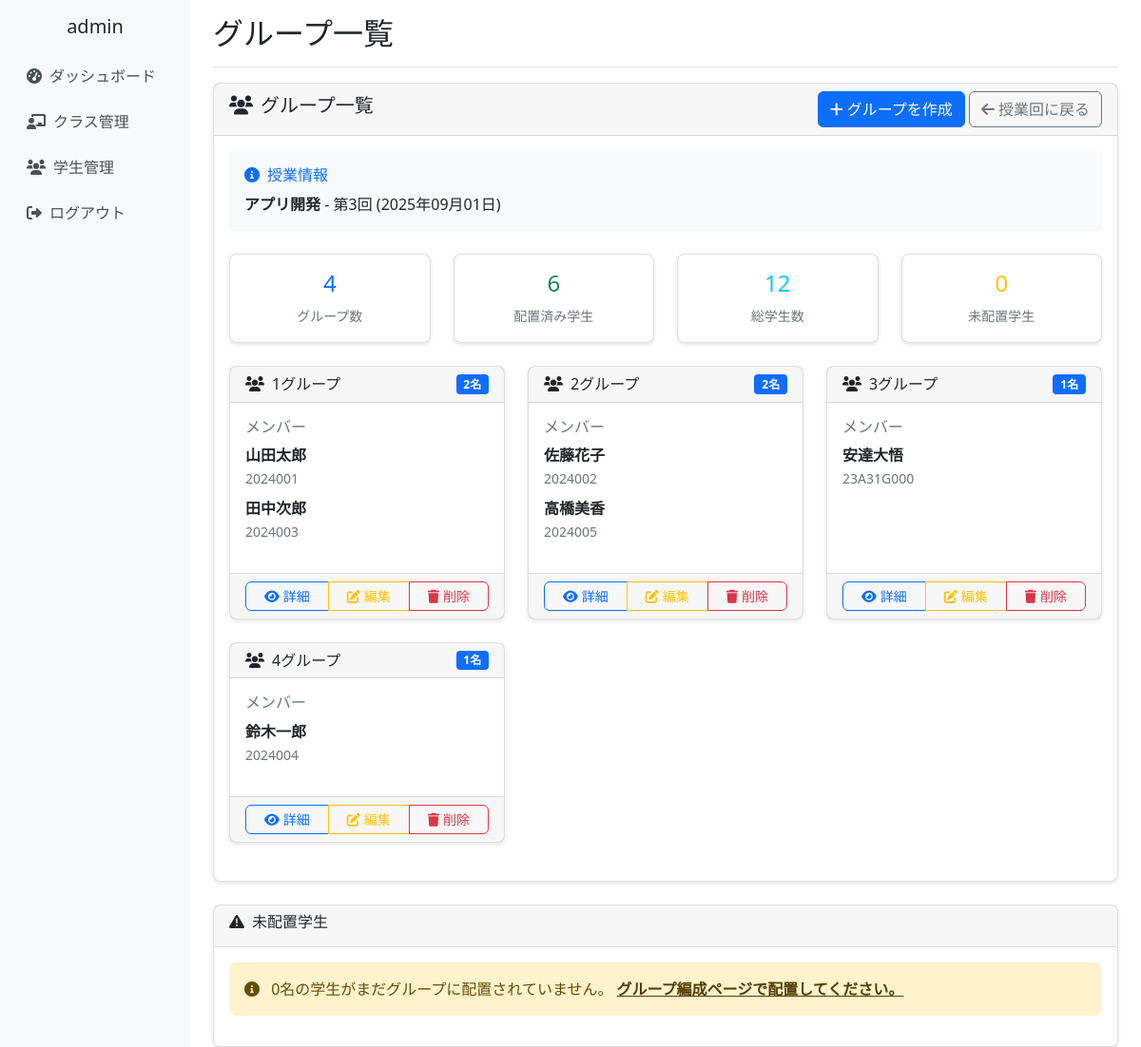
The page /lesson-sessions/3/groups/ (signed in) on the database its author committed.
### school_management/models.py (models this page shows, shortened)
class CustomUser(AbstractUser):
    ROLE_CHOICES = [
        ('admin', '管理者'),
        ('teacher', '教員'),
        ('student', '学生'),
    ]
    username = None  # usernameフィールドを無効化
    email = models.EmailField(unique=True)
    full_name = models.CharField(max_length=100, verbose_name='氏名')
    furigana = models.CharField(max_length=100, blank=True, verbose_name='ふりがな')
    points = models.IntegerField(default=0, verbose_name='ポイント')
    role = models.CharField(
        max_length=10,
        choices=ROLE_CHOICES,
        default='student',
        verbose_name='役割'
    )
    student_number = models.CharField(max_length=20, blank=True, verbose_name='学籍番号')
    teacher_id = models.CharField(max_length=20, blank=True, verbose_name='教員ID')
    created_at = models.DateTimeField(auto_now_add=True, verbose_name='登録日時')
    updated_at = models.DateTimeField(auto_now=True, verbose_name='更新日時')
    groups = models.ManyToManyField(
        'auth.Group',
        verbose_name='groups',
        blank=True,
        help_text='The groups this user belongs to.',
        related_name="customuser_set",
        related_query_name="customuser",
    )
    user_permissions = models.ManyToManyField(
        'auth.Permission',
        verbose_name='user permissions',
        blank=True,
        help_text='Specific permissions for this user.',
        related_name="customuser_set",
        related_query_name="customuser",
    )
    USERNAME_FIELD = 'email'
    REQUIRED_FIELDS = ['full_name']
    objects = CustomUserManager()
    class Meta:
        verbose_name = 'ユーザー'
        verbose_name_plural = 'ユーザー'

class LessonSession(models.Model):
    classroom = models.ForeignKey(ClassRoom, on_delete=models.CASCADE, verbose_name='クラス')
    session_number = models.IntegerField(verbose_name='回数')
    date = models.DateField(verbose_name='実施日')
    topic = models.CharField(max_length=200, blank=True, verbose_name='テーマ・内容')
    has_quiz = models.BooleanField(default=False, verbose_name='小テストあり')
    has_peer_evaluation = models.BooleanField(default=False, verbose_name='ピア評価あり')
    peer_evaluation_closed = models.BooleanField(default=False, verbose_name='ピア評価締切済み')
    created_at = models.DateTimeField(auto_now_add=True)
    updated_at = models.DateTimeField(auto_now=True)
    class Meta:
        verbose_name = '授業回'
        verbose_name_plural = '授業回'
        unique_together = ['classroom', 'session_number']

class ClassRoom(models.Model):
    SEMESTER_CHOICES = [
        ('first', '前期'),
        ('second', '後期'),
    ]
    class_name = models.CharField(max_length=100, verbose_name='クラス名')
    year = models.IntegerField(verbose_name='年度')
    semester = models.CharField(max_length=10, choices=SEMESTER_CHOICES, verbose_name='学期')
    teachers = models.ManyToManyField(Teacher, verbose_name='担当教員', related_name='classrooms')
    students = models.ManyToManyField(Student, blank=True, verbose_name='学生')
    created_at = models.DateTimeField(auto_now_add=True)
    updated_at = models.DateTimeField(auto_now=True)
    class Meta:
        verbose_name = 'クラス'
        verbose_name_plural = 'クラス'

class Group(models.Model):
    lesson_session = models.ForeignKey(LessonSession, on_delete=models.CASCADE, verbose_name='授業回')
    group_number = models.IntegerField(verbose_name='グループ番号')
    group_name = models.CharField(max_length=100, blank=True, verbose_name='グループ名', help_text='例: チーム虎、開発班A、など')
    created_at = models.DateTimeField(auto_now_add=True)
    class Meta:
        verbose_name = 'グループ'
        verbose_name_plural = 'グループ'
        unique_together = ['lesson_session', 'group_number']
    @property
    def display_name(self):
        if self.group_name:
            return f"{self.group_name}"
        return f"{self.group_number}グループ"

class GroupMember(models.Model):
    group = models.ForeignKey(Group, on_delete=models.CASCADE, verbose_name='グループ')
    student = models.ForeignKey(Student, on_delete=models.CASCADE, verbose_name='学生', related_name='group_memberships')
    role = models.CharField(max_length=50, blank=True, verbose_name='役割')
    class Meta:
        verbose_name = 'グループメンバー'
        verbose_name_plural = 'グループメンバー'
        unique_together = ['group', 'student']

### school_management/views.py (the view)
# urls.py: path('lesson-sessions/<int:session_id>/groups/', views.group_list_view, name='group_list'),
@login_required
def group_list_view(request, session_id):
    lesson_session = get_object_or_404(LessonSession, id=session_id, classroom__teachers=request.user)
    groups = Group.objects.filter(lesson_session=lesson_session).prefetch_related('groupmember_set__student').order_by('group_number')
    group_stats = []
    for group in groups:
        member_count = group.groupmember_set.count()
        group_stats.append({
            'group': group,
            'member_count': member_count,
            'members': group.groupmember_set.all()
        })
    context = {
        'lesson_session': lesson_session,
        'group_stats': group_stats,
        'total_students': lesson_session.classroom.students.count(),
        'assigned_students': sum(stat['member_count'] for stat in group_stats),
    }
    return render(request, 'school_management/group_list.html', context)

### school_management/templates/school_management/group_list.html (shortened to what this page needs)
{% extends 'school_management/base.html' %}
{% block page_title %}グループ一覧{% endblock %}
{% block content %}
<div class="row">
    <div class="col-12">
        <div class="card">
            <div class="card-header d-flex justify-content-between align-items-center">
                <h5><i class="fas fa-users me-2"></i>グループ一覧</h5>
                <div>
                    <a href="{% url 'school_management:group_management' lesson_session.id %}" class="btn btn-primary">
                        <i class="fas fa-plus me-1"></i>グループを作成
                    </a>
                    <a href="{% url 'school_management:lesson_session_detail' lesson_session.id %}" class="btn btn-outline-secondary">
                        <i class="fas fa-arrow-left me-1"></i>授業回に戻る
                    </a>
                </div>
            </div>
            <div class="card-body">
                <div class="mb-4 p-3 bg-light rounded">
                    <h6 class="text-primary mb-2"><i class="fas fa-info-circle me-2"></i>授業情報</h6>
                    <strong>{{ lesson_session.classroom.class_name }}</strong> - 第{{ lesson_session.session_number }}回
                    ({{ lesson_session.date|date:"Y年m月d日" }})
                </div>
                <div class="row mb-4">
                    <div class="col-md-3">
                        <div class="card text-center">
                            <div class="card-body">
                                <h4 class="text-primary">{{ group_stats|length }}</h4>
                                <small class="text-muted">グループ数</small>
                            </div>
                        </div>
                    </div>
                    <div class="col-md-3">
                        <div class="card text-center">
                            <div class="card-body">
                                <h4 class="text-success">{{ assigned_students }}</h4>
                                <small class="text-muted">配置済み学生</small>
                            </div>
                        </div>
                    </div>
                    <div class="col-md-3">
                        <div class="card text-center">
                            <div class="card-body">
                                <h4 class="text-info">{{ total_students }}</h4>
                                <small class="text-muted">総学生数</small>
                            </div>
                        </div>
                    </div>
                    <div class="col-md-3">
                        <div class="card text-center">
                            <div class="card-body">
                                <h4 class="text-warning">{{ total_students|add:"-"|add:assigned_students|add:"0" }}</h4>
                                <small class="text-muted">未配置学生</small>
                            </div>
                        </div>
                    </div>
                </div>
                {% if group_stats %}
                    <div class="row">
                        {% for stat in group_stats %}
                        <div class="col-lg-4 col-md-6 mb-4">
                            <div class="card h-100">
                                <div class="card-header d-flex justify-content-between align-items-center">
                                    <h6 class="mb-0">
                                        <i class="fas fa-users me-2"></i>{{ stat.group.display_name }}
                                    </h6>
                                    <span class="badge bg-primary">{{ stat.member_count }}名</span>
                                </div>
                                <div class="card-body">
                                    {% if stat.members %}
                                        <div class="mb-3">
                                            <h6 class="text-muted mb-2">メンバー</h6>
                                            {% for member in stat.members %}
                                            <div class="d-flex justify-content-between align-items-center mb-2">
                                                <div>
                                                    <strong>{{ member.student.full_name }}</strong>
                                                    <br><small class="text-muted">{{ member.student.student_number }}</small>
                                                </div>
                                            </div>
                                            {% endfor %}
                                        </div>
                                    {% else %}
                                        <div class="text-center text-muted py-3">
                                            <i class="fas fa-user-plus fa-2x mb-2"></i>
                                            <p class="mb-0">メンバーがいません</p>
                                        </div>
                                    {% endif %}
                                </div>
                                <div class="card-footer">
                                    <div class="btn-group w-100" role="group">
                                        <a href="{% url 'school_management:group_detail' lesson_session.id stat.group.id %}"
                                           class="btn btn-outline-primary btn-sm">
                                            <i class="fas fa-eye me-1"></i>詳細
                                        </a>
                                        <a href="{% url 'school_management:group_edit' lesson_session.id stat.group.id %}"
                                           class="btn btn-outline-warning btn-sm">
                                            <i class="fas fa-edit me-1"></i>編集
                                        </a>
                                        <a href="{% url 'school_management:group_delete' lesson_session.id stat.group.id %}"
                                           class="btn btn-outline-danger btn-sm"
                                           onclick="return confirm('グループ「{{ stat.group.display_name }}」を削除しますか？')">
                                            <i class="fas fa-trash me-1"></i>削除
                                        </a>
                                    </div>
                                </div>
                            </div>
                        </div>
                        {% endfor %}
                    </div>
                {% endif %}
            </div>
        </div>
    </div>
</div>
{% if total_students > assigned_students %}
<div class="row mt-4">
    <div class="col-12">
        <div class="card">
            <div class="card-header">
                <h6><i class="fas fa-exclamation-triangle me-2"></i>未配置学生</h6>
            </div>
            <div class="card-body">
                <div class="alert alert-warning">
                    <i class="fas fa-info-circle me-2"></i>
                    {{ total_students|add:"-"|add:assigned_students|add:"0" }}名の学生がまだグループに配置されていません。
                    <a href="{% url 'school_management:group_management' lesson_session.id %}" class="alert-link">
                        グループ編成ページで配置してください。
                    </a>
                </div>
            </div>
        </div>
    </div>
</div>
{% endif %}
{% endblock %}

### school_management/templates/school_management/base.html (shortened to what this page needs)
{% load static %}
<!DOCTYPE html>
<html lang="ja">
<head>
    <link href="https://cdn.jsdelivr.net/npm/bootstrap@5.1.3/dist/css/bootstrap.min.css" rel="stylesheet">
    <link href="https://cdnjs.cloudflare.com/ajax/libs/font-awesome/6.0.0/css/all.min.css" rel="stylesheet">
    <link href="{% static 'school_management/css/base.css' %}" rel="stylesheet">
</head>
<body>
    <div class="container-fluid">
        <div class="row">
            {% if user.is_authenticated %}
            <nav class="col-md-3 col-lg-2 d-md-block d-none sidebar collapse">
                <div class="position-sticky pt-3">
                    <div class="text-center mb-3">
                        <h5>{{ user.full_name }}</h5>
                    </div>
                    <ul class="nav flex-column">
                        <li class="nav-item">
                            <a class="nav-link" href="{% url 'school_management:dashboard' %}">
                                <i class="fas fa-tachometer-alt me-2"></i>ダッシュボード
                            </a>
                        </li>
                        <li class="nav-item">
                            <a class="nav-link" href="{% url 'school_management:class_list' %}">
                                <i class="fas fa-chalkboard-teacher me-2"></i>クラス管理
                            </a>
                        </li>
                        <li class="nav-item">
                            <a class="nav-link" href="{% url 'school_management:student_list' %}">
                                <i class="fas fa-users me-2"></i>学生管理
                            </a>
                        </li>
                        <li class="nav-item">
                            <a class="nav-link" href="{% url 'school_management:logout' %}">
                                <i class="fas fa-sign-out-alt me-2"></i>ログアウト
                            </a>
                        </li>
                    </ul>
                </div>
            </nav>
            <main class="col-md-9 ms-sm-auto col-lg-10 px-md-4 main-content">
                <div class="d-flex justify-content-between flex-wrap flex-md-nowrap align-items-center pt-3 pb-2 mb-3 border-bottom">
                    <h1 class="h2">{% block page_title %}{% endblock %}</h1>
                </div>
                {% block content %}{% endblock %}
            </main>
            {% else %}
            <div class="col-12">
                {% block login_content %}{% endblock %}
            </div>
            {% endif %}
        </div>
    </div>
</body>
</html>

### school_management/static/school_management/css/base.css (style rules this page uses)
.sidebar { min-height: 100vh; background-color: #f8f9fa; }
.main-content { min-height: 100vh; }
.card { box-shadow: 0 2px 4px rgba(0, 0, 0, 0.1); border-radius: 8px; }
.btn { border-radius: 6px; transition: all 0.2s ease-in-out; }
.alert { border-radius: 8px; border: none; }
.nav-link { color: #495057; padding: 0.75rem 1rem; border-radius: 6px; transition: all 0.2s ease-in-out; }
@media (min-width: 768px) { .sidebar { position: relative; left: 0; } }

### rows shown on the page
CustomUser: full_name "admin"
LessonSession: classroom.class_name "アプリ開発", session_number "3", date "2025年09月01日"
Group: group.display_name "1グループ", member_count "2"
GroupMember: student.full_name "山田太郎", student.student_number "2024001"
GroupMember: student.full_name "田中次郎", student.student_number "2024003"
Group: group.display_name "2グループ", member_count "2"
GroupMember: student.full_name "佐藤花子", student.student_number "2024002"
GroupMember: student.full_name "高橋美香", student.student_number "2024005"
Group: group.display_name "3グループ", member_count "1"
GroupMember: student.full_name "安達大悟", student.student_number "23A31G000"
Group: group.display_name "4グループ", member_count "1"
GroupMember: student.full_name "鈴木一郎", student.student_number "2024004"

### other values the page prints
{{ group_stats|length }} "4"
{{ assigned_students }} "6"
{{ total_students }} "12"
{{ total_students|add:"-"|add:assigned_students|add:"0" }} "0"
